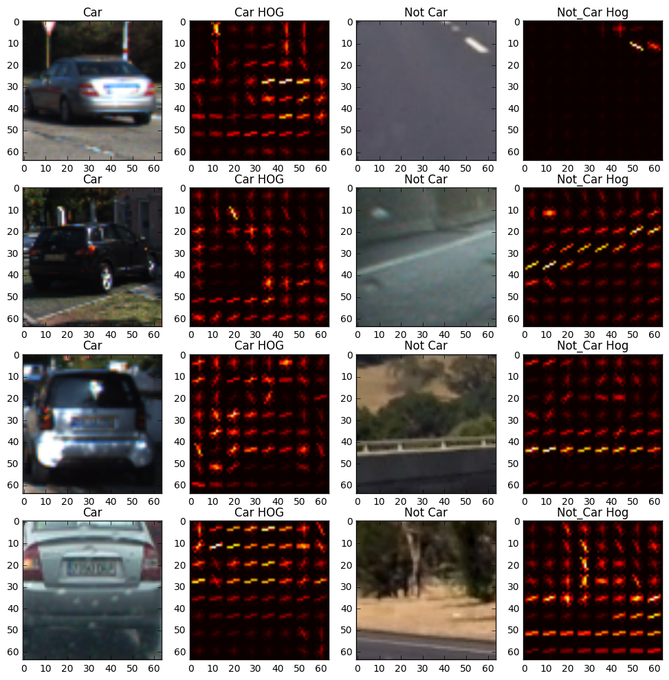
#> input picture output_10_0.png, 669 x 680 px, shrunk from 973 x 990 before the run, given as the content of the folder ./vehicles, which was not available
$ jupyter execute --allow-errors Proj5-VehicleDetection.ipynb   (shell and % lines are left out)   (older library calls are emulated)   (text cells are left out)
#> lines starting #> are read from the running program, lines starting #| are printed output that depends on the picture; after the words box and inside, x2 and y2 are one past the last pixel; in counts of white or black regions, pixels touching at a corner belong together; pictures that were not available may be replaced by others from this repository, and a replacement may not be noted
[cell 1]
import os.path
import fnmatch
import matplotlib.image as mpimg
import numpy as np
import cv2
from skimage.feature import hog
import matplotlib.pyplot as plt
import glob
import time
from sklearn.model_selection import train_test_split
from sklearn.svm import LinearSVC
from sklearn.preprocessing import StandardScaler
from scipy.ndimage.measurements import label

[cell 2]
# Plot Multiple Images
def visualize(fig, rows, cols, imgs, titles):
    for i, img in enumerate(imgs):
        plt.subplot(rows, cols, i+1)
        plt.title(i+1)
        img_dims = len(img.shape)
        if img_dims < 3:
            plt.imshow(img, cmap='hot')
            plt.title(titles[i])
        else:
            plt.imshow(img)
            plt.title(titles[i])

[cell 3]
# Read in cars and notcars
path = './vehicles'
cars = [os.path.join(dirpath, f)
        for dirpath, dirnames, files in os.walk(path)
        for f in fnmatch.filter(files, '*.png')]

path = './non-vehicles'
notcars = [os.path.join(dirpath, f)
           for dirpath, dirnames, files in os.walk(path)
           for f in fnmatch.filter(files, '*.png')]

print("Read in ", len(cars), " cars ")
print("Read in ", len(notcars), " not cars")

[cell 4]
car_ind = np.random.randint(0, len(cars))
notcar_ind = np.random.randint(0, len(notcars))
car_image = mpimg.imread(cars[car_ind])
#> car_image is the input picture: shape (680, 669, 4) float32; mean R, G, B, A 0.144, 0.106, 0.102, 0.705
notcar_image = mpimg.imread(notcars[notcar_ind])
images = [car_image, notcar_image]
titles = ['Car',"Not Car"]
fig = plt.figure(figsize=(12,3))
visualize(fig, 1, 4, images, titles)
#> the loop in visualize, `for i, img in enumerate(imgs):` made 2 passes
#> img_dims on passes 1 to 2: 3, 3
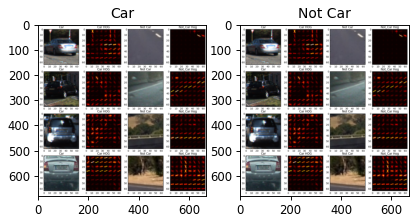
#> figure drawn by matplotlib, 2 panels

[cell 5]
# Define a function to return HOG features and visualization
def get_hog_features(img, orient, pix_per_cell, cell_per_block,
                     vis=False, feature_vec=True):
    # Call with two outputs if vis==True
    if vis == True:
        features, hog_image = hog(img, orientations=orient,
                                  pixels_per_cell=(pix_per_cell, pix_per_cell),
                                  cells_per_block=(
                                      cell_per_block, cell_per_block),
                                  transform_sqrt=False,
                                  visualise=vis, feature_vector=feature_vec)
        return features, hog_image
    # Otherwise call with one output
    else:
        features = hog(img, orientations=orient,
                       pixels_per_cell=(pix_per_cell, pix_per_cell),
                       cells_per_block=(cell_per_block, cell_per_block),
                       transform_sqrt=False,
                       visualise=vis, feature_vector=feature_vec)
        return features

[cell 6]
pix_per_cell = 8  # HOG pixels per cell
cell_per_block = 2  # HOG cells per block
orient = 9  # HOG orientations

[cell 7]
images = []
titles = []
for x in range(4):
    car_ind = np.random.randint(0, len(cars))
    notcar_ind = np.random.randint(0, len(notcars))
    car_image = mpimg.imread(cars[car_ind])
    notcar_image = mpimg.imread(notcars[notcar_ind])
    gray_car_image = cv2.cvtColor(car_image, cv2.COLOR_RGB2GRAY)
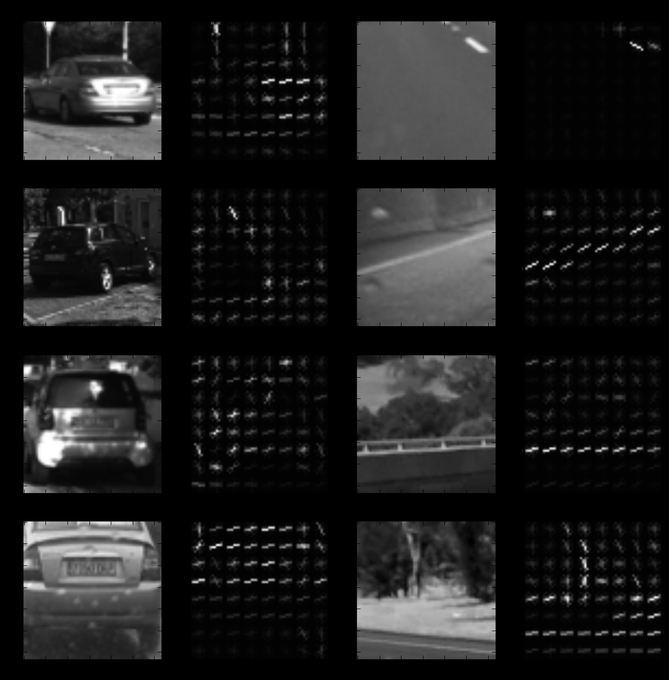
#> gray_car_image: shape (680, 669) float32; min 0, max 1, mean 0.117
    fcar, car_hog_image = get_hog_features(gray_car_image, orient, pix_per_cell, cell_per_block,
                         vis=True, feature_vec=True)
#> in get_hog_features, `features, hog_image = hog(img, orientations=orient, pixels_per_cell=(p..`:
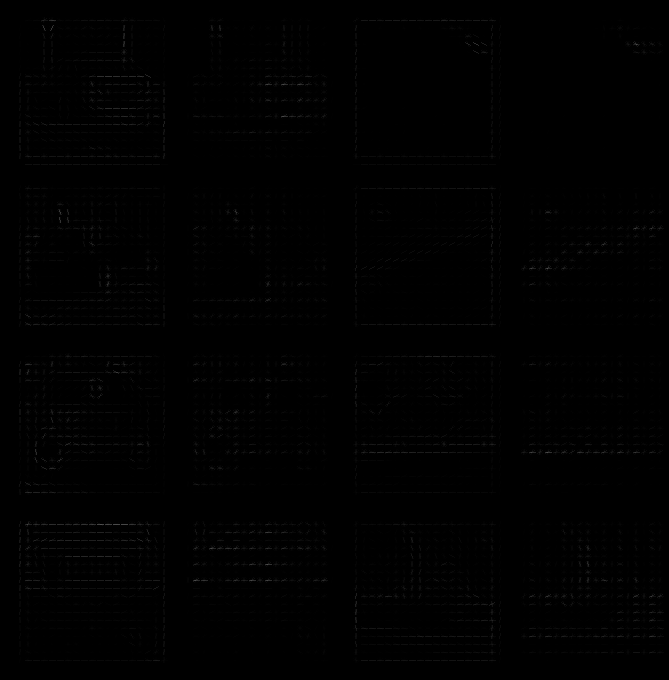
#> hog_image: shape (680, 669) float32; min 0, max 0.32, mean 0.00333
    gray_notcar_image = cv2.cvtColor(notcar_image, cv2.COLOR_RGB2GRAY)
    fnotcar, notcar_hog_image = get_hog_features(gray_notcar_image, orient, pix_per_cell, cell_per_block,
                         vis=True, feature_vec=True)
    imgs = [car_image, car_hog_image, notcar_image, notcar_hog_image]
    titls = ["Car", "Car HOG", "Not Car", "Not_Car Hog"]
    images.extend(imgs)
    titles.extend(titls)

fig = plt.figure(figsize=(12,12))
visualize(fig, 4, 4, images, titles)

[cell 8]
# Define a function to compute binned color features
def bin_spatial(img, size=(32, 32)):
    color1 = cv2.resize(img[:, :, 0], size).ravel()
    color2 = cv2.resize(img[:, :, 1], size).ravel()
    color3 = cv2.resize(img[:, :, 2], size).ravel()
    return np.hstack((color1, color2, color3))


# Define a function to compute color histogram features
# We do not need to pass in the bins_range argument. Causes issues with
# reading .png files with mpimg!
def color_hist(img, nbins=32):
    # Compute the histogram of the color channels separately
    channel1_hist = np.histogram(img[:, :, 0], bins=nbins)
    channel2_hist = np.histogram(img[:, :, 1], bins=nbins)
    channel3_hist = np.histogram(img[:, :, 2], bins=nbins)
    # Concatenate the histograms into a single feature vector
    hist_features = np.concatenate(
        (channel1_hist[0], channel2_hist[0], channel3_hist[0]))
    # Return the individual histograms, bin_centers and feature vector
    return hist_features

[cell 9]
# Define a function to extract features from a list of images
# Have this function call get_hog_features() bin_spatial() and color_hist()
def extract_features(imgs, color_space='RGB', spatial_size=(32, 32),
                     hist_bins=32, orient=9,
                     pix_per_cell=8, cell_per_block=2, hog_channel=0,
                     spatial_feat=True, hist_feat=True, hog_feat=True):
    # Create a list to append feature vectors to
    features = []
    # Iterate through the list of images
    for file in imgs:
        file_features = []
        # Read in each one by one
        image = mpimg.imread(file)
        # apply color conversion if other than 'RGB'
        if color_space != 'RGB':
            if color_space == 'HSV':
                feature_image = cv2.cvtColor(image, cv2.COLOR_RGB2HSV)
            elif color_space == 'LUV':
                feature_image = cv2.cvtColor(image, cv2.COLOR_RGB2LUV)
            elif color_space == 'HLS':
                feature_image = cv2.cvtColor(image, cv2.COLOR_RGB2HLS)
            elif color_space == 'YUV':
                feature_image = cv2.cvtColor(image, cv2.COLOR_RGB2YUV)
            elif color_space == 'YCrCb':
                feature_image = cv2.cvtColor(image, cv2.COLOR_RGB2YCrCb)
        else:
            feature_image = np.copy(image)

        if spatial_feat == True:
            spatial_features = bin_spatial(feature_image, size=spatial_size)
            file_features.append(spatial_features)
        if hist_feat == True:
            # Apply color_hist()
            hist_features = color_hist(feature_image, nbins=hist_bins)
            file_features.append(hist_features)
        if hog_feat == True:
            # Call get_hog_features() with vis=False, feature_vec=True
            if hog_channel == 'ALL':
                hog_features = []
                for channel in range(feature_image.shape[2]):
                    hog_features.append(get_hog_features(feature_image[:, :, channel],
                                                         orient, pix_per_cell, cell_per_block,
                                                         vis=False, feature_vec=True))
                hog_features = np.ravel(hog_features)
            else:
                hog_features = get_hog_features(feature_image[:, :, hog_channel], orient,
                                                pix_per_cell, cell_per_block, vis=False, feature_vec=True)
            # Append the new feature vector to the features list
            file_features.append(hog_features)
        features.append(np.concatenate(file_features))
    # Return list of feature vectors
    return features

[cell 10]
# Define a function that takes an image,
# start and stop positions in both x and y,
# window size (x and y dimensions),
# and overlap fraction (for both x and y)
def slide_window(img, x_start_stop=[None, None], y_start_stop=[None, None],
                 xy_window=(64, 64), xy_overlap=(0.5, 0.5)):
    # If x and/or y start/stop positions not defined, set to image size
    if x_start_stop[0] == None:
        x_start_stop[0] = 0
    if x_start_stop[1] == None:
        x_start_stop[1] = img.shape[1]
    if y_start_stop[0] == None:
        y_start_stop[0] = 0
    if y_start_stop[1] == None:
        y_start_stop[1] = img.shape[0]
    # Compute the span of the region to be searched
    xspan = x_start_stop[1] - x_start_stop[0]
    yspan = y_start_stop[1] - y_start_stop[0]
    # Compute the number of pixels per step in x/y
    nx_pix_per_step = np.int(xy_window[0] * (1 - xy_overlap[0]))
    ny_pix_per_step = np.int(xy_window[1] * (1 - xy_overlap[1]))
    # Compute the number of windows in x/y
    nx_buffer = np.int(xy_window[0] * (xy_overlap[0]))
    ny_buffer = np.int(xy_window[1] * (xy_overlap[1]))
    nx_windows = np.int((xspan - nx_buffer) / nx_pix_per_step)
    ny_windows = np.int((yspan - nx_buffer) / ny_pix_per_step)
    # Initialize a list to append window positions to
    window_list = []
    # Loop through finding x and y window positions
    # Note: you could vectorize this step, but in practice
    # you'll be considering windows one by one with your
    # classifier, so looping makes sense
    for ys in range(ny_windows):
        for xs in range(nx_windows):
            # Calculate window position
            startx = xs * nx_pix_per_step + x_start_stop[0]
            endx = startx + xy_window[0]
            starty = ys * ny_pix_per_step + y_start_stop[0]
            endy = starty + xy_window[1]

            # Append window position to list
            window_list.append(((startx, starty), (endx, endy)))
    # Return the list of windows
    return window_list

# Define a function to draw bounding boxes
def draw_boxes(img, bboxes, color=(0, 0, 255), thick=6):
    # Make a copy of the image
    imcopy = np.copy(img)
    # Iterate through the bounding boxes
    for bbox in bboxes:
        # Draw a rectangle given bbox coordinates
        cv2.rectangle(imcopy, bbox[0], bbox[1], color, thick)
    # Return the image copy with boxes drawn
    return imcopy

[cell 11]
img_src = 'test_images/test3.jpg'
image = mpimg.imread(img_src)
windows = slide_window(image, x_start_stop=[None, None], y_start_stop=[None, None],
                    xy_window=(128, 128), xy_overlap=(0.5, 0.5))
#> windows = 81 items
window_img = draw_boxes(image, windows, color=(0, 0, 255), thick=6)
#> the loop in draw_boxes, `for bbox in bboxes:` made 81 passes
#> bbox on passes 1 to 12: ((0, 0), (128, 128)), ((64, 0), (192, 128)), ((128, 0), (256, 128)), ((192, 0), (320, 128)), ((256, 0), (384, 128)), ((320, 0), (448, 128)), ((384, 0), (512, 128)), ((448, 0), (576, 128)), ((512, 0), (640, 128)), ((0, 64), (128, 192)), ((64, 64), (192, 192)), ((128, 64), (256, 192))
#> after the loop in draw_boxes, `for bbox in bboxes:`: imcopy: shape (680, 669, 4) float32; 19.75% of pixels changed, all inside (x1, y1, x2, y2) = (0, 0, 644, 644)
plt.imshow(window_img)
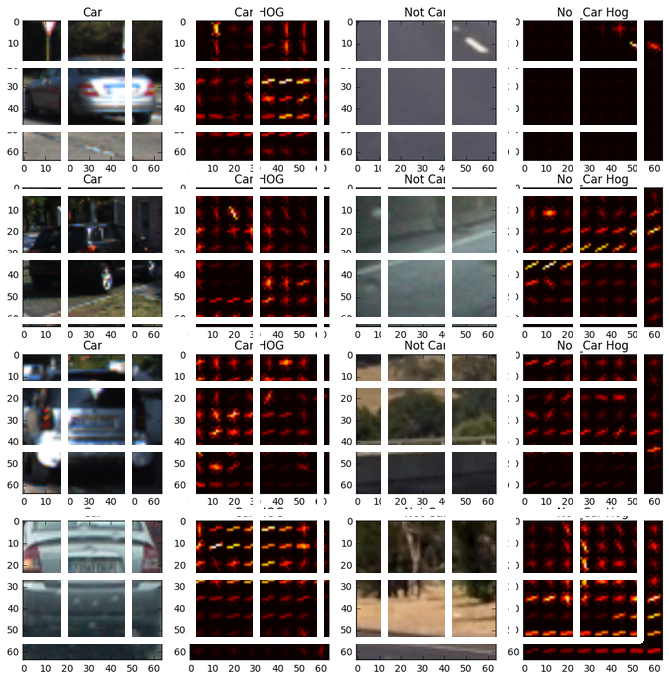
#> shown: shape (680, 669, 4) float32; mean R, G, B, A 0.115, 0.0847, 0.278, 0.561; transparent parts drawn white

[cell 12]
# Define a function to extract features from a single image window
# This function is very similar to extract_features()
# just for a single image rather than list of images
def single_img_features(img, color_space='RGB', spatial_size=(32, 32),
                        hist_bins=32, orient=9,
                        pix_per_cell=8, cell_per_block=2, hog_channel=0,
                        spatial_feat=True, hist_feat=True, hog_feat=True):
    # 1) Define an empty list to receive features
    img_features = []
    # 2) Apply color conversion if other than 'RGB'
    if color_space != 'RGB':
        if color_space == 'HSV':
            feature_image = cv2.cvtColor(img, cv2.COLOR_RGB2HSV)
        elif color_space == 'LUV':
            feature_image = cv2.cvtColor(img, cv2.COLOR_RGB2LUV)
        elif color_space == 'HLS':
            feature_image = cv2.cvtColor(img, cv2.COLOR_RGB2HLS)
        elif color_space == 'YUV':
            feature_image = cv2.cvtColor(img, cv2.COLOR_RGB2YUV)
        elif color_space == 'YCrCb':
            feature_image = cv2.cvtColor(img, cv2.COLOR_RGB2YCrCb)
    else:
        feature_image = np.copy(img)
    # 3) Compute spatial features if flag is set
    if spatial_feat == True:
        spatial_features = bin_spatial(feature_image, size=spatial_size)
        # 4) Append features to list
        img_features.append(spatial_features)
    # 5) Compute histogram features if flag is set
    if hist_feat == True:
        hist_features = color_hist(feature_image, nbins=hist_bins)
        # 6) Append features to list
        img_features.append(hist_features)
    # 7) Compute HOG features if flag is set
    if hog_feat == True:
        if hog_channel == 'ALL':
            hog_features = []
            for channel in range(feature_image.shape[2]):
                hog_features.extend(get_hog_features(feature_image[:, :, channel],
                                                     orient, pix_per_cell, cell_per_block,
                                                     vis=False, feature_vec=True))
        else:
            hog_features = get_hog_features(feature_image[:, :, hog_channel], orient,
                                            pix_per_cell, cell_per_block, vis=False, feature_vec=True)
        # 8) Append features to list
        img_features.append(hog_features)

    # 9) Return concatenated array of features
    return np.concatenate(img_features)

# Define a function you will pass an image
# and the list of windows to be searched (output of slide_windows())
def search_windows(img, windows, clf, scaler, color_space='RGB',
                   spatial_size=(32, 32), hist_bins=32, orient=9,
                   pix_per_cell=8, cell_per_block=2,
                   hog_channel=0, spatial_feat=True,
                   hist_feat=True, hog_feat=True):

    # 1) Create an empty list to receive positive detection windows
    on_windows = []
    # 2) Iterate over all windows in the list
    for window in windows:
        # 3) Extract the test window from original image
        test_img = cv2.resize(img[window[0][1]:window[1][1], window[
                              0][0]:window[1][0]], (64, 64))
        # 4) Extract features for that window using single_img_features()
        features = single_img_features(test_img, color_space=color_space,
                                       spatial_size=spatial_size, hist_bins=hist_bins,
                                       orient=orient, pix_per_cell=pix_per_cell,
                                       cell_per_block=cell_per_block,
                                       hog_channel=hog_channel, spatial_feat=spatial_feat,
                                       hist_feat=hist_feat, hog_feat=hog_feat)
        # 5) Scale extracted features to be fed to classifier
        test_features = scaler.transform(np.array(features).reshape(1, -1))
        # 6) Predict using your classifier
        prediction = clf.predict(test_features)
        # 7) If positive (prediction == 1) then save the window
        if prediction == 1:
            on_windows.append(window)
    # 8) Return windows for positive detections
    return on_windows

[cell 13]
# Parameters for Training and Test of Images
color_space = 'YCrCb'  # Can be RGB, HSV, LUV, HLS, YUV, YCrCb
hog_channel = 'ALL'  # Can be 0, 1, 2, or "ALL"
spatial_size = (32, 32)  # Spatial binning dimensions
hist_bins = 32    # Number of histogram bins
spatial_feat = True  # Spatial features on or off
hist_feat = True  # Histogram features on or off
hog_feat = True  # HOG features on or off
y_start_stop = [400, 656]  # Min and max in y to search in slide_window()
overlap = 0.5

[cell 14]
car_features = extract_features(cars, color_space=color_space,
                                spatial_size=spatial_size, hist_bins=hist_bins,
                                orient=orient, pix_per_cell=pix_per_cell,
                                cell_per_block=cell_per_block,
                                hog_channel=hog_channel, spatial_feat=spatial_feat,
                                hist_feat=hist_feat, hog_feat=hog_feat)
#> in extract_features, `feature_image = cv2.cvtColor(image, cv2.COLOR_RGB2YCrCb)`: feature_image: shape (680, 669, 3) float32; mean of channels 0, 1, 2 0.117, 0.519, 0.491
#> in bin_spatial, `color1 = cv2.resize(img[:, :, 0], size).ravel()`: color1 = 1024 values, max 0.996 at index 133, min 0 at index 0, mean 0.118
#> in bin_spatial, `color2 = cv2.resize(img[:, :, 1], size).ravel()`: color2 = 1024 values, max 0.928 at index 617, min 0.433 at index 167, mean 0.521
#> in bin_spatial, `color3 = cv2.resize(img[:, :, 2], size).ravel()`: color3 = 1024 values, max 0.585 at index 546, min 0.166 at index 173, mean 0.491
#> in extract_features, `spatial_features = bin_spatial(feature_image, size=spatial_size)`: spatial_features = 3072 values, max 0.996 at index 133, min 0 at index 0, mean 0.377
#> in color_hist, `hist_features = np.concatenate( (channel1_hist[0], channel2_hist[0], c..`: hist_features = 96 values, max 290940 at index 84, min 4 at index 95, mean 14216.2
#> after the loop in extract_features, `for channel in range(feature_image.shape[2]):`: hog_features = 3 items
#> car_features = 1 item

notcar_features = extract_features(notcars, color_space=color_space,
                                   spatial_size=spatial_size, hist_bins=hist_bins,
                                   orient=orient, pix_per_cell=pix_per_cell,
                                   cell_per_block=cell_per_block,
                                   hog_channel=hog_channel, spatial_feat=spatial_feat,
                                   hist_feat=hist_feat, hog_feat=hog_feat)
#> notcar_features = 1 item

X = np.vstack((car_features, notcar_features)).astype(np.float64)
# Fit a per-column scaler
X_scaler = StandardScaler().fit(X)
# Apply the scaler to X
scaled_X = X_scaler.transform(X)

# Define the labels vector
y = np.hstack((np.ones(len(car_features)), np.zeros(len(notcar_features))))
#> y = [1, 0]


# Split up data into randomized training and test sets
rand_state = np.random.randint(0, 100)
X_train, X_test, y_train, y_test = train_test_split(
    scaled_X, y, test_size=0.2, random_state=rand_state)
#> y_train = [1]; y_test = [0]

print('Using:', orient, 'orientations', pix_per_cell,
      'pixels per cell and', cell_per_block, 'cells per block')
print('Feature vector length:', len(X_train[0]))
#| Feature vector length: 747072
# Use a linear SVC
svc = LinearSVC()
# Check the training time for the SVC
t = time.time()
#> (the rest of this cell did not finish here and is left out)

[cell 15]
# Consider a narrower swath in y
ystart = 400
ystop = 656

[cell 16]
searchpath = 'test_images/*'
example_images = glob.glob(searchpath)
images = []
titles = []
y_start_stop = [ystart, ystop] # Min and Max in y to search in slide window()
overlap = 0.5
#> (the rest of this cell did not finish here and is left out)

#> `windows = slide_window(img, x_start_stop=[None, None], y_start_stop=y_..`: windows = 27 items

    hot_windows = search_windows(img, windows, svc, X_scaler, color_space=color_space,
                                spatial_size=spatial_size, hist_bins=hist_bins,
                                orient=orient, pix_per_cell=pix_per_cell,
                                cell_per_block=cell_per_block,
                                hog_channel=hog_channel, spatial_feat=spatial_feat,
                                hist_feat=hist_feat, hog_feat=hog_feat)
#> the loop in search_windows, `for window in windows:` made 1 pass
#> window on pass 1: ((0, 400), (128, 528))
#> pass 1, in search_windows, `test_img = cv2.resize(img[window[0][1]:window[1][1], window[ 0][0]:win..`:
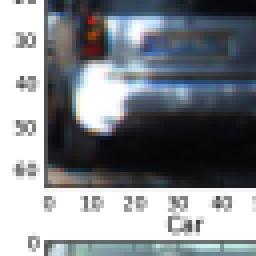
#> test_img: shape (64, 64, 4) float32 (shown 4 times larger); mean R, G, B, A 0.00074, 0.000806, 0.000885, 0.00264; transparent parts drawn white
#> after the loop in search_windows, `for window in windows:`: on_windows = []

    window_img = draw_boxes(draw_img, hot_windows, color=(0,0,255), thick=6)
    images.append(window_img)
    titles.append('')
    #print(time.time()-t1, 'seconds to process one image search', len(windows), 'windows')
fig = plt.figure(figsize=(12,18), dpi=300)
visualize(fig, 6,2, images, titles)

[cell 17]
# [33 lines left out: functions add_heat, apply_threshold, draw_labeled_bboxes, not called in this run]

[cell 18]
searchpath = 'test_images/*'
example_images = glob.glob(searchpath)
images = []
titles = []
out_maps = []
out_boxes = []
y_start_stop = [400, 656] # Min and Max in y to search in slide window()
overlap = 0.5

#> (the rest of this cell did not finish here and is left out)


    hot_windows = search_windows(img, windows, svc, X_scaler, color_space=color_space,
                                spatial_size=spatial_size, hist_bins=hist_bins,
                                orient=orient, pix_per_cell=pix_per_cell,
                                cell_per_block=cell_per_block,
                                hog_channel=hog_channel, spatial_feat=spatial_feat,
                                hist_feat=hist_feat, hog_feat=hog_feat)
